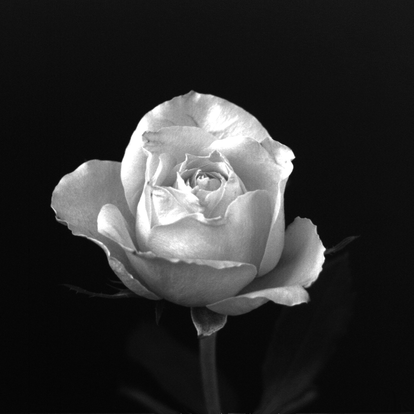
%> input picture PDI - Projeto 3/img/rose1024.tif, 414 x 414 px, shrunk from 1024 x 1024 before the run
$ octave main.m   (GNU Octave 9; MATLAB toolbox functions it lacks are replaced by stand-ins)
%> lines starting %> are read from the running program, lines starting %| are printed output that depends on the picture
### PDI - Projeto 3/code/imagehist4e.m
%====================================
%Alunos: Lukas Lujan Moreira
%        Thiago Patrick Tavares Costa
%====================================

%% Função imagehist4e

% Essa função recebe dois argumentos que são a imagem e o modo de operação,
% o modo de operação pode ser 'n' para normalização ou 'u' para não
% normalização.

function [g, h] = imagehist4e(img, mode)

    % Criamos um vetor de zeros que vai da posição 0 a 255, onde 0 - preto
    % e 255 - branco.
    hist = zeros(1, 256);

    % Aqui pegamos as dimensões da imagem e o número total de pixels da
    % imagem. O número total de pixels é dado pelo produto do número de
    % linhas e colunas.
    [r, c] = size(img);
    tam = r * c;

    % Aqui nós percorremos a imagem e contamos quantas vezes cada nível de
    % cinza aparece, ou seja, quantos bins existem para cada nível de cinza.
    for i = 1 : r
        for j = 1 : c
            nivelCinza = img(i, j);
            hist(nivelCinza + 1) = hist(nivelCinza + 1) + 1;
        end
    end

    % Normalização da distribuição de níveis de cinza da imagem

    histNorm = hist / tam;

    % Aqui nós verificamos se o modo de operação é 'n' ou 'u'.
    % Tomamos como padrão o modo 'n', caso não seja passado outro argumento.
    if nargin < 2
        mode = 'n';
    end

    switch mode
        case 'n'
            %% Normalização do histograma

            % Chamamos a função de equalização.
            s = histEqual4e(histNorm);

            % Criamos a imagem para ser equalizada.
            Ieq = im2uint8(zeros(r, c));

            % Percorremos cada endereço da Matriz para equalizar a imagem.
            for i = 1 : r
                for j = 1 : c
                    Ieq(i, j) = s(img(i, j) + 1);
                end
            end

            % Retornamos a imagem equalizada
            g = Ieq;

            % Aqui nós criamos o histograma da imagem equalizada
            for i = 1 : r
                for j = 1 : c
                    nivelCinza = Ieq(i, j);
                    hist(nivelCinza + 1) = hist(nivelCinza + 1) + 1;
                end
            end

            % Retornamos o histograma equalizado
            h = hist / tam;

        case 'u'
            %% Não equalização do histograma
            g = img;
            h = histNorm;
    end
end

### PDI - Projeto 3/code/histEqual4e.m
%====================================
%Alunos: Lukas Lujan Moreira
%        Thiago Patrick Tavares Costa
%====================================

%% Função hisEqual4e
function g = histEqual4e(f)

    % Criamos um vetor de zeros que vai da posição 0 a 255, onde 0 - preto
    % e 255 - branco.
    s = zeros(1, 256);

    % Aqui nós realizamos a equalização do histograma, essa função calcula
    % uma distribuição acumulada CDF e salva no indice do novo histograma.
    for i = 1 : 256
        s(i) = round(255 * sum(f(1:i)));
    end

    % Retorna o histograma equalizado.
    g = s;
end

% Obs: a curva dessa função é sempre crescente já que a soma não diminui,
% logo ela faz uma expansão na escala, em aula vimos algo parecido com a
% função re-scaling.

### PDI - Projeto 3/code/main.m
%====================================
%Alunos: Lukas Lujan Moreira
%        Thiago Patrick Tavares Costa
%====================================

clearvars; clc;

%% --- Rosa ---

% Primeiro caso: Teste com a rosa para não normalização

% Aquisição da imagem
img = imread('../img/rose1024.tif');
%> img is the input picture: size 414x414 uint8; min 4, max 255, mean 46.8

% Aqui chamamos a função imagehist4e para obtermos o histograma da nossa
% imagem não equalizada.
[I, h] = imagehist4e(img, 'u');
%> after the loop in imagehist4e, `for i = 1 : r`: hist = 256 values, max 13003 at index 16, min 0 at index 1, mean 669.5
%> in imagehist4e, `histNorm = hist / tam;`: histNorm = 256 values, max 0.0759 at index 16, min 0 at index 1, mean 0.00391
%> in imagehist4e, `h = histNorm;`: h has the same summary as histNorm
%> h has the same summary as histNorm in imagehist4e

% Aqui mostramos a nossa imagem sem fazer qualquer tipo de equalização.
% O figure aqui está para garantir que não seja fechado qualquer outra
% instancia que esteja aberto.
figure;
imshow(I);
title('Imagem sem equalização');

% Aqui mostramos o nosso gráfico de histograma da imagem sem fazer qualquer
% tipo de equalização.
figure;
bar(h);
title('Histograma sem equalização');
ylabel('Pk');
xlabel('Niveis de cinza');
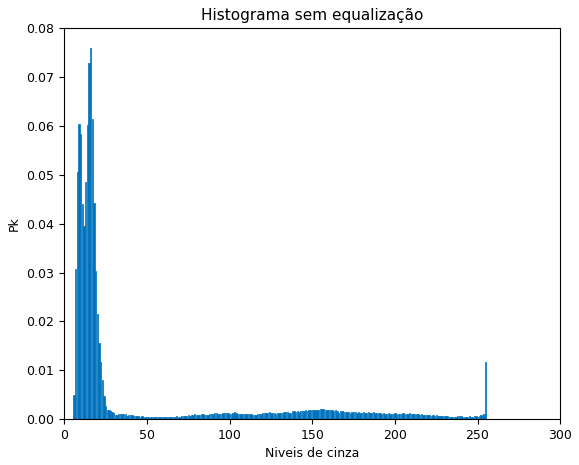
%> figure redrawn from the program's plot data; tallest bar 0.0759 high, from x = 15.6 to 16.4


% Segundo caso: Teste com a rosa para normalização

% Aqui chamamos a função imagehist4e para obtermos o histograma da nossa
% imagem equalizada.
[I2, h] = imagehist4e(img, 'n');
%> call 2 of imagehist4e, with mode = 'n'
%> after the loop in histEqual4e, `for i = 1 : 256`: s = 256 values from 0 to 255
%> after the loop in imagehist4e (call 2), `for i = 1 : r`:
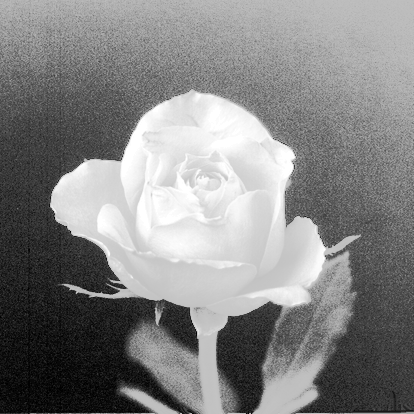
%> Ieq: size 414x414 uint8; min 0, max 255, mean 132.4
%> after the loop in imagehist4e (call 2), `for i = 1 : r`: hist = 256 values, max 15227 at index 10, min 0 at index 3, mean 1339
%> in imagehist4e (call 2), `h = hist / tam;`: h = 256 values, max 0.0888 at index 10, min 0 at index 3, mean 0.00781

% Salvamos a imagem para fins de documentação do experimento.
imwrite(I2, '../results/rose1024-equalizado.tif');

% Exibimos a nova imagem como resultado.
figure;
imshow(I2);
title('Imagem equalizada');

% Exibimos um gráfico em barras do novo histograma equalizado.
figure;
bar(h);
title('Histograma equalizado');
ylabel('Pk');
xlabel('Niveis de cinza');
%> figure, not shown here; tallest bar 0.0888 high, from x = 9.6 to 10.4

%% --- Cavalo ---

% Primeiro caso: Teste com o cavalo para não normalização

% Aquisição da imagem
img1 = imread('../img/hidden-horse.tif');
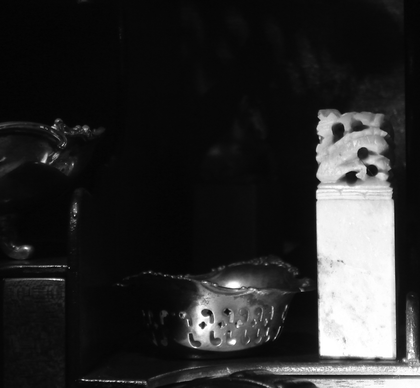
%> input picture PDI - Projeto 3/img/hidden-horse.tif, 420 x 388 px, shrunk from 1040 x 960 before the run
%> img1 is the input picture: size 388x420 uint8; min 0, max 255, mean 42.7

% Aqui chamamos a função imagehist4e para obtermos o histograma da nossa
% imagem não equalizada.
[I, h] = imagehist4e(img1, 'u');
%> h = 256 values, max 0.119 at index 9, min 0 at index 256, mean 0.00391

% Aqui mostramos a nossa imagem sem fazer qualquer tipo de equalização.
figure;
imshow(I);
title('Imagem sem equalização');

% Aqui mostramos o nosso gráfico de histograma da imagem sem fazer qualquer
% tipo de equalização.
figure;
bar(h);
title('Histograma sem equalização');
ylabel('Pk');
xlabel('Niveis de cinza');
%> figure, not shown here; tallest bar 0.119 high, from x = 8.6 to 9.4


% Segundo caso: Teste com a rosa para normalização

% Aqui chamamos a função imagehist4e para obtermos o histograma da nossa
% imagem equalizada. (sem especificar o modo)!
[I2, h] = imagehist4e(img1);
%> after the loop in imagehist4e (call 4), `for i = 1 : r`:
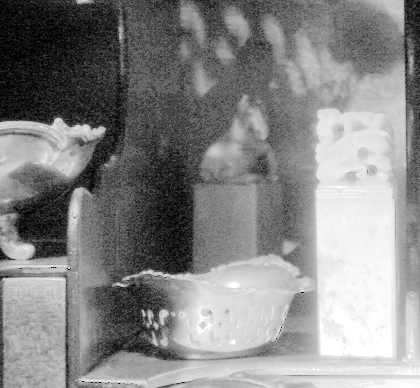
%> Ieq: size 388x420 uint8; min 0, max 255, mean 134.4
%> after the loop in imagehist4e (call 4), `for i = 1 : r`: hist = 256 values, max 19557 at index 102, min 0 at index 256, mean 1273.1
%> in imagehist4e (call 4), `h = hist / tam;`: h = 256 values, max 0.12 at index 102, min 0 at index 256, mean 0.00781

% Salvamos a imagem para fins de documentação do experimento.
imwrite(I2, '../results/hidden-horse-equalizado.tif');

% Exibimos a nova imagem como resultado.
figure;
imshow(I2);
title('Imagem equalizada');

% Exibimos um gráfico em barras do novo histograma equalizado.
figure;
bar(h);
title('Histograma equalizado');
ylabel('Pk');
xlabel('Niveis de cinza');
%> figure, not shown here; tallest bar 0.12 high, from x = 101.6 to 102.4

%% --- Spillway ---

% Primeiro caso: Teste com o cavalo para não normalização

% Aquisição da imagem
img2 = imread('../img/spillway-dark.tif');
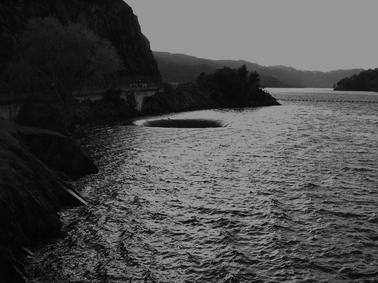
%> input picture PDI - Projeto 3/img/spillway-dark.tif, 378 x 283 px, shrunk from 936 x 700 before the run
%> img2 is the input picture: size 283x378 uint8; min 0, max 167, mean 75.9

% Aqui chamamos a função imagehist4e para obtermos o histograma da nossa
% imagem não equalizada.
[nI, h] = imagehist4e(img2, 'u');
%> h = 256 values, max 0.143 at index 151, min 0 at index 167, mean 0.00391

% Aqui mostramos a nossa imagem sem fazer qualquer tipo de equalização.
figure;
imshow(nI);
title('Imagem sem equalização');

% Aqui mostramos o nosso gráfico de histograma da imagem sem fazer qualquer
% tipo de equalização.
figure;
bar(h);
title('Histograma sem equalização');
ylabel('Pk');
xlabel('Niveis de cinza');
%> figure, not shown here; tallest bar 0.143 high, from x = 150.6 to 151.4

% Aqui chamamos a função imagehist4e para obtermos o histograma da nossa
% imagem equalizada. (com o modo)!
[n2I, h] = imagehist4e(img2, 'n');
%> call 6 of imagehist4e, with mode = 'n'
%> after the loop in imagehist4e (call 6), `for i = 1 : r`:
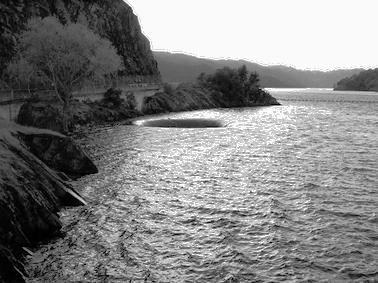
%> Ieq: size 283x378 uint8; min 0, max 255, mean 131.1
%> after the loop in imagehist4e (call 6), `for i = 1 : r`: hist = 256 values, max 15740 at index 151, min 0 at index 173, mean 835.7
%> in imagehist4e (call 6), `h = hist / tam;`: h = 256 values, max 0.147 at index 151, min 0 at index 173, mean 0.00781

% Salvamos a imagem para fins de documentação do experimento.
imwrite(n2I, '../results/spillway-dark-equalizado.tif');

% Exibimos a nova imagem como resultado.
figure;
imshow(n2I);
title('Imagem equalizada');

% Exibimos um gráfico em barras do novo histograma equalizado.
figure;
bar(h);
title('Histograma equalizado');
ylabel('Pk');
xlabel('Niveis de cinza');
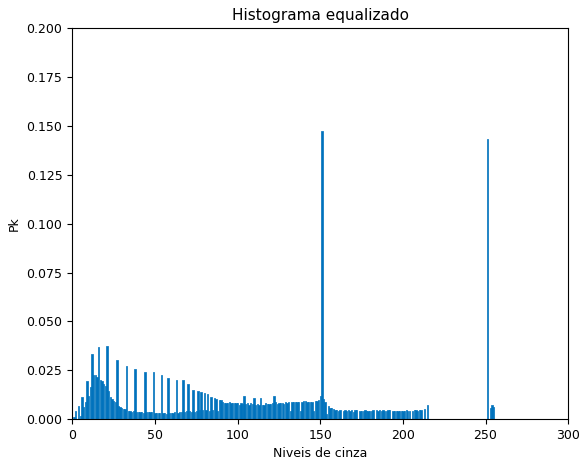
%> figure redrawn from the program's plot data; tallest bar 0.147 high, from x = 150.6 to 151.4

% Fechamos tudo ao apertar "enter"
pause;
close all;
